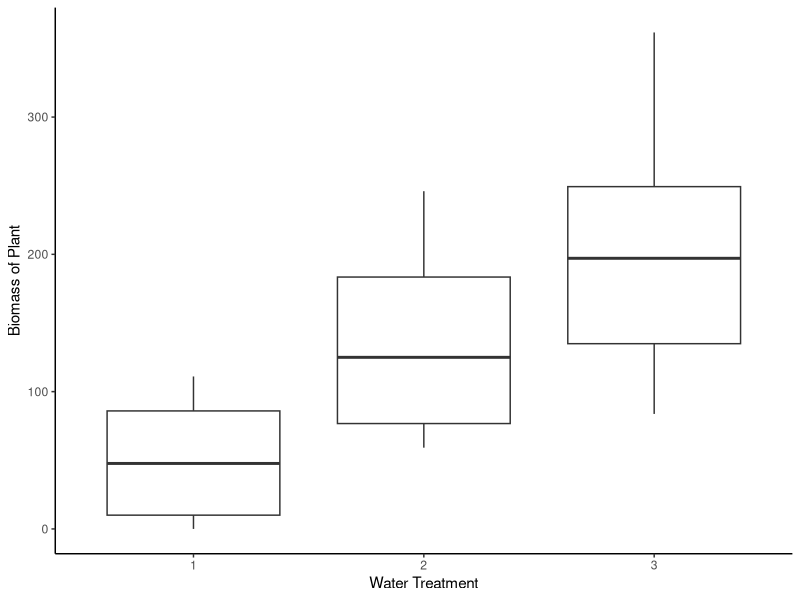
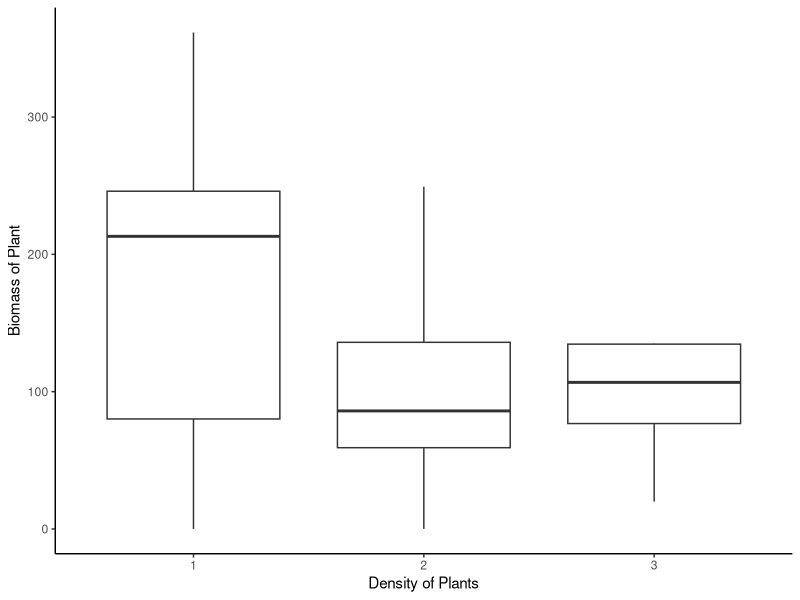

Write the R code that produced these figures, in order.
## ---- chunk 1
knitr::opts_chunk$set(echo = TRUE)
library(readr)
library(ggplot2)
SUNFLOWER <- read_csv("SUNFLOWER.csv")
#View(SUNFLOWER)
## ---- chunk 2
model_1 <-aov(SUNFLOWER$BIOMASS ~ SUNFLOWER$WATER)
summary(model_1)
## ---- chunk 3
model_2 <-aov(SUNFLOWER$BIOMASS ~ SUNFLOWER$DENSITY)
summary(model_2)
## ---- chunk 4
model_3 <-aov(SUNFLOWER$BIOMASS ~ (SUNFLOWER$DENSITY+SUNFLOWER$WATER))
summary(model_3)
## ---- chunk 5
Fig1 <- ggplot(SUNFLOWER, aes(x=factor(SUNFLOWER$WATER), y=SUNFLOWER$BIOMASS)) +
  geom_boxplot() + 
  theme_classic() +
  xlab("Water Treatment") + 
  ylab("Biomass of Plant")

Fig1
## ---- chunk 6
Fig2 <- ggplot(SUNFLOWER, aes(x=factor(SUNFLOWER$DENSITY), y=SUNFLOWER$BIOMASS)) +
  geom_boxplot() + 
  theme_classic() +
  xlab("Density of Plants") + 
  ylab("Biomass of Plant")

Fig2
